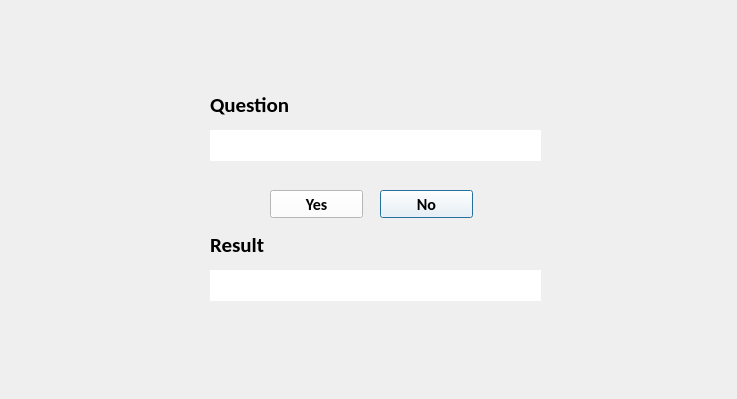
<?xml version="1.0" encoding="UTF-8"?>
<ui version="4.0">
 <class>Heart_Diseases_Expert_System</class>
 <widget class="QDialog" name="Heart_Diseases_Expert_System">
  <property name="windowModality">
   <enum>Qt::NonModal</enum>
  </property>
  <property name="geometry">
   <rect>
    <x>0</x>
    <y>0</y>
    <width>737</width>
    <height>399</height>
   </rect>
  </property>
  <property name="minimumSize">
   <size>
    <width>737</width>
    <height>399</height>
   </size>
  </property>
  <property name="maximumSize">
   <size>
    <width>737</width>
    <height>399</height>
   </size>
  </property>
  <property name="font">
   <font>
    <family>Calibri</family>
    <weight>75</weight>
    <bold>true</bold>
   </font>
  </property>
  <property name="contextMenuPolicy">
   <enum>Qt::NoContextMenu</enum>
  </property>
  <property name="acceptDrops">
   <bool>false</bool>
  </property>
  <property name="windowTitle">
   <string>Heart Diseases Expert System</string>
  </property>
  <property name="windowIcon">
   <iconset resource="../PyQt/Icon.qrc">
    <normaloff>:/Icon/icons8-heart-with-pulse-48.png</normaloff>:/Icon/icons8-heart-with-pulse-48.png</iconset>
  </property>
  <property name="styleSheet">
   <string notr="true">background:url(:/Background/WhatsApp Image 2022-12-27 at 18.45.52.jpg)</string>
  </property>
  <property name="modal">
   <bool>false</bool>
  </property>
  <widget class="QLabel" name="questionLbl">
   <property name="geometry">
    <rect>
     <x>210</x>
     <y>130</y>
     <width>331</width>
     <height>31</height>
    </rect>
   </property>
   <property name="font">
    <font>
     <family>Calibri</family>
     <pointsize>12</pointsize>
     <weight>75</weight>
     <bold>true</bold>
    </font>
   </property>
   <property name="styleSheet">
    <string notr="true">background:rgb(255, 255, 255)</string>
   </property>
   <property name="text">
    <string/>
   </property>
  </widget>
  <widget class="QPushButton" name="NoBtn">
   <property name="geometry">
    <rect>
     <x>380</x>
     <y>190</y>
     <width>93</width>
     <height>28</height>
    </rect>
   </property>
   <property name="font">
    <font>
     <family>Calibri</family>
     <pointsize>12</pointsize>
     <weight>75</weight>
     <bold>true</bold>
    </font>
   </property>
   <property name="cursor">
    <cursorShape>PointingHandCursor</cursorShape>
   </property>
   <property name="styleSheet">
    <string notr="true">background:rgb(255, 255, 255)</string>
   </property>
   <property name="text">
    <string>No</string>
   </property>
  </widget>
  <widget class="QPushButton" name="YesBtn">
   <property name="geometry">
    <rect>
     <x>270</x>
     <y>190</y>
     <width>93</width>
     <height>28</height>
    </rect>
   </property>
   <property name="font">
    <font>
     <family>Calibri</family>
     <pointsize>12</pointsize>
     <weight>75</weight>
     <bold>true</bold>
    </font>
   </property>
   <property name="cursor">
    <cursorShape>PointingHandCursor</cursorShape>
   </property>
   <property name="styleSheet">
    <string notr="true">background:rgb(255, 255, 255)</string>
   </property>
   <property name="text">
    <string>Yes</string>
   </property>
  </widget>
  <widget class="QLabel" name="answerLbl">
   <property name="geometry">
    <rect>
     <x>210</x>
     <y>270</y>
     <width>331</width>
     <height>31</height>
    </rect>
   </property>
   <property name="font">
    <font>
     <family>Calibri</family>
     <pointsize>12</pointsize>
     <weight>75</weight>
     <bold>true</bold>
    </font>
   </property>
   <property name="styleSheet">
    <string notr="true">background:rgb(255, 255, 255)</string>
   </property>
   <property name="text">
    <string/>
   </property>
  </widget>
  <widget class="QLabel" name="label">
   <property name="geometry">
    <rect>
     <x>210</x>
     <y>229</y>
     <width>91</width>
     <height>31</height>
    </rect>
   </property>
   <property name="font">
    <font>
     <family>Calibri</family>
     <pointsize>16</pointsize>
     <weight>75</weight>
     <bold>true</bold>
    </font>
   </property>
   <property name="styleSheet">
    <string notr="true">background:rgb(, , )</string>
   </property>
   <property name="text">
    <string>Result</string>
   </property>
  </widget>
  <widget class="QLabel" name="label_2">
   <property name="geometry">
    <rect>
     <x>210</x>
     <y>89</y>
     <width>111</width>
     <height>31</height>
    </rect>
   </property>
   <property name="font">
    <font>
     <family>Calibri</family>
     <pointsize>16</pointsize>
     <weight>75</weight>
     <bold>true</bold>
    </font>
   </property>
   <property name="styleSheet">
    <string notr="true">background:rgb(, , )</string>
   </property>
   <property name="text">
    <string>Question</string>
   </property>
  </widget>
 </widget>
 <resources>
  <include location="../PyQt/backgr.qrc"/>
  <include location="../PyQt/Icon.qrc"/>
 </resources>
 <connections/>
</ui>
